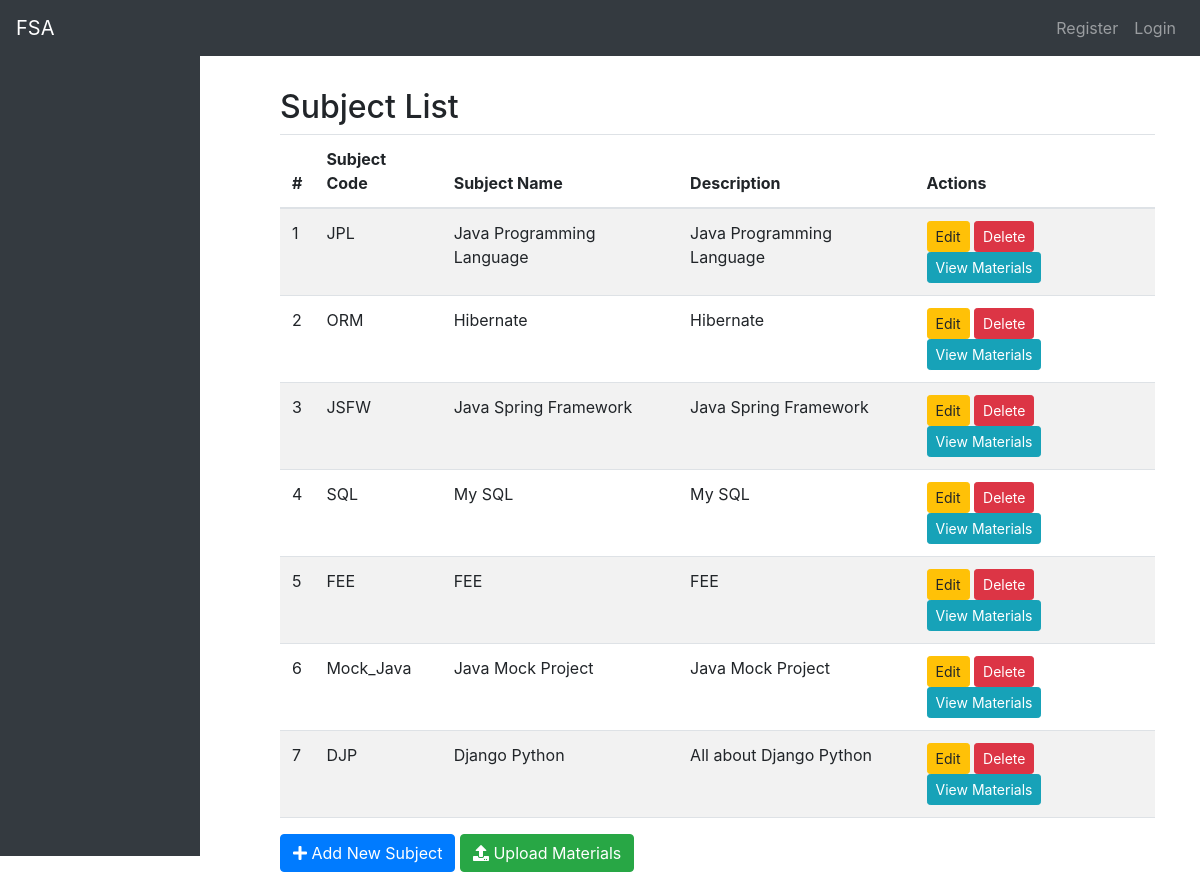
/subject/, run on the app's committed database.
### subject/models.py (models this page shows, shortened)
class Subject(models.Model):
    name = models.CharField(max_length=255, unique=True)
    description = models.TextField(blank=True, null=True)
    code = models.CharField(max_length=50, unique=True)  # New code field

### subject/views.py (the view)
# urls.py: path('', views.subject_list, name='subject_list'),
def subject_list(request):
    module_groups = ModuleGroup.objects.all()
    subjects = Subject.objects.all()
    return render(request, 'subject_list.html', {
        'module_groups': module_groups,
        'subjects': subjects,
    })

### subject/templates/subject_list.html (shortened to what this page needs)
{% extends 'base.html' %}
{% block content %}
<div class="container mt-4">
    <h2>Subject List</h2>
    <table class="table table-striped">
        <thead>
            <tr>
                <th>#</th>
                <th>Subject Code</th>
                <th>Subject Name</th>
                <th>Description</th>
                <th>Actions</th>
            </tr>
        </thead>
        <tbody>
            {% for subject in subjects %}
            <tr>
                <td>{{ forloop.counter }}</td>
                <td>{{ subject.code }}</td>
                <td>{{ subject.name }}</td>
                <td>{{ subject.description }}</td>
                <td>
                    <a href="{% url 'subject:subject_edit' subject.pk %}" class="btn btn-warning btn-sm">Edit</a>
                    <a href="{% url 'subject:subject_delete' subject.pk %}" class="btn btn-danger btn-sm">Delete</a>
                    <a href="{% url 'subject:subject_materials' subject.pk %}" class="btn btn-info btn-sm">View Materials</a>
                </td>
            </tr>
            {% endfor %}
        </tbody>
    </table>
    <a href="{% url 'subject:subject_add' %}" class="btn btn-primary mb-4">
        <i class="fas fa-plus"></i> Add New Subject
    </a>
    <a href="{% url 'subject:upload_material' %}" class="btn btn-success mb-4">
        <i class="fas fa-upload"></i> Upload Materials
    </a>
</div>
{% endblock %}

### data on the page
Subject: code "JPL", name "Java Programming Language", description "Java Programming Language"
Subject: code "ORM", name "Hibernate", description "Hibernate"
Subject: code "JSFW", name "Java Spring Framework", description "Java Spring Framework"
Subject: code "SQL", name "My SQL", description "My SQL"
Subject: code "FEE", name "FEE", description "FEE"
Subject: code "Mock_Java", name "Java Mock Project", description "Java Mock Project"
Subject: code "DJP", name "Django Python", description "All about Django Python"
